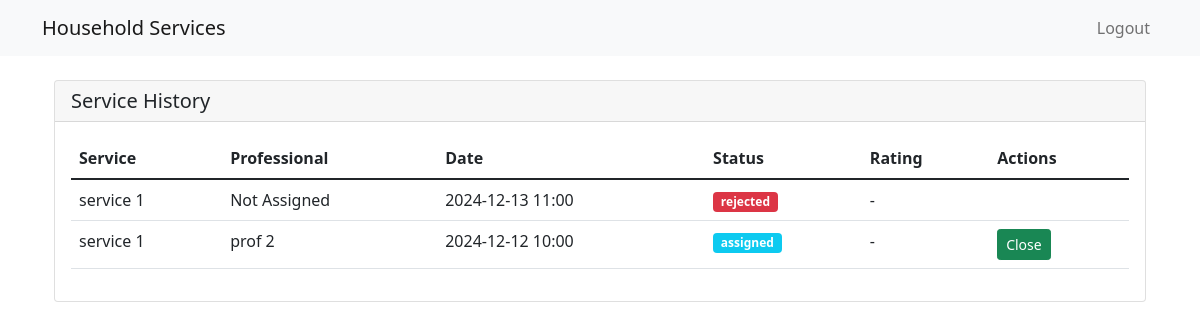
The page /customer/service_history (signed in) on the database its author committed.
### models.py (models this page shows)
class ServiceRequest(db.Model):
    id = db.Column(db.Integer, primary_key=True)
    service_id = db.Column(db.Integer, db.ForeignKey("service.id"), nullable=False)
    customer_id = db.Column(db.Integer, db.ForeignKey("user.id"), nullable=False)
    professional_id = db.Column(db.Integer, db.ForeignKey("professional.id"))
    date_of_request = db.Column(db.DateTime, nullable=False)
    date_of_completion = db.Column(db.DateTime)
    service_status = db.Column(db.String(20), default="requested")
    remarks = db.Column(db.Text)
    rating = db.Column(db.Integer)
    review_remarks = db.Column(db.Text)
    has_review = db.Column(db.Boolean, default=False)
    location = db.Column(db.Text, nullable=False)
    service = db.relationship("Service", backref="service_requests")
    customer = db.relationship(
        "User", foreign_keys=[customer_id], backref="customer_requests"
    )
    professional = db.relationship("Professional", backref="professional_requests")

class Service(db.Model):
    id = db.Column(db.Integer, primary_key=True)
    name = db.Column(db.String(100), nullable=False)
    base_price = db.Column(db.Float, nullable=False)
    time_required = db.Column(db.Integer, nullable=False)
    description = db.Column(db.Text)

class User(UserMixin, db.Model):
    id = db.Column(db.Integer, primary_key=True)
    username = db.Column(db.String(80), unique=True, nullable=False)
    email = db.Column(db.String(120), unique=True, nullable=False)
    password = db.Column(db.String(255), nullable=False)
    role = db.Column(db.String(20), nullable=False)
    is_blocked = db.Column(db.Boolean, default=False)
    date_created = db.Column(db.DateTime, default=datetime.utcnow)
    address = db.Column(db.Text)
    pin_code = db.Column(db.String(10))

### routes/customer_routes.py (the view)
@customer_routes.route("/customer/service_history")
@login_required
def service_history():
    if current_user.role != "customer":
        flash("Access denied")
        return redirect(url_for("auth.login"))
    service_requests = (
        ServiceRequest.query.filter_by(customer_id=current_user.id)
        .order_by(ServiceRequest.date_of_request.desc())
        .all()
    )
    return render_template(
        "customer/service_history.html", service_requests=service_requests
    )

### templates/customer/service_history.html (shortened to what this page needs)
{% extends "base.html" %} {% block content %}
<div class="container mt-4">
  <div class="card">
    <div class="card-header">
      <h5 class="card-title mb-0">Service History</h5>
    </div>
    <div class="card-body">
      <div class="table-responsive">
        <table class="table table-hover">
          <thead>
            <tr>
              <th>Service</th>
              <th>Professional</th>
              <th>Date</th>
              <th>Status</th>
              <th>Rating</th>
              <th>Actions</th>
            </tr>
          </thead>
          <tbody>
            {% for request in service_requests %}
            <tr>
              <td>{{ request.service.name }}</td>
              <td>
                {{ request.professional.user.username if request.professional
                else 'Not Assigned' }}
              </td>
              <td>{{ request.date_of_request.strftime('%Y-%m-%d %H:%M') }}</td>
              <td>
                <span
                  class="badge {% if request.service_status == 'requested' %}bg-warning {% elif request.service_status == 'assigned' %}bg-info {% elif request.service_status == 'completed' %}bg-success {% else %}bg-danger{% endif %}"
                >
                  {{ request.service_status }}
                </span>
              </td>
              <td>
                {% if request.rating %} {% for i in range(request.rating) %}⭐{%
                endfor %} {% else %} - {% endif %}
              </td>
              <td>
                {% if request.service_status == 'assigned' %}
                <a
                  href="{{ url_for('customer.close_request', request_id=request.id) }}"
                  class="btn btn-sm btn-success"
                  >Close</a
                >
                {% endif %}
              </td>
            </tr>
            {% endfor %}
          </tbody>
        </table>
      </div>
    </div>
  </div>
</div>
{% endblock %}

### rows shown on the page
ServiceRequest: service.name "service 1", professional.user "Not Assigned", date_of_request "2024-12-13 11:00", service_status "rejected"
ServiceRequest: service.name "service 1", professional.user "prof 2", date_of_request "2024-12-12 10:00", service_status "assigned"
